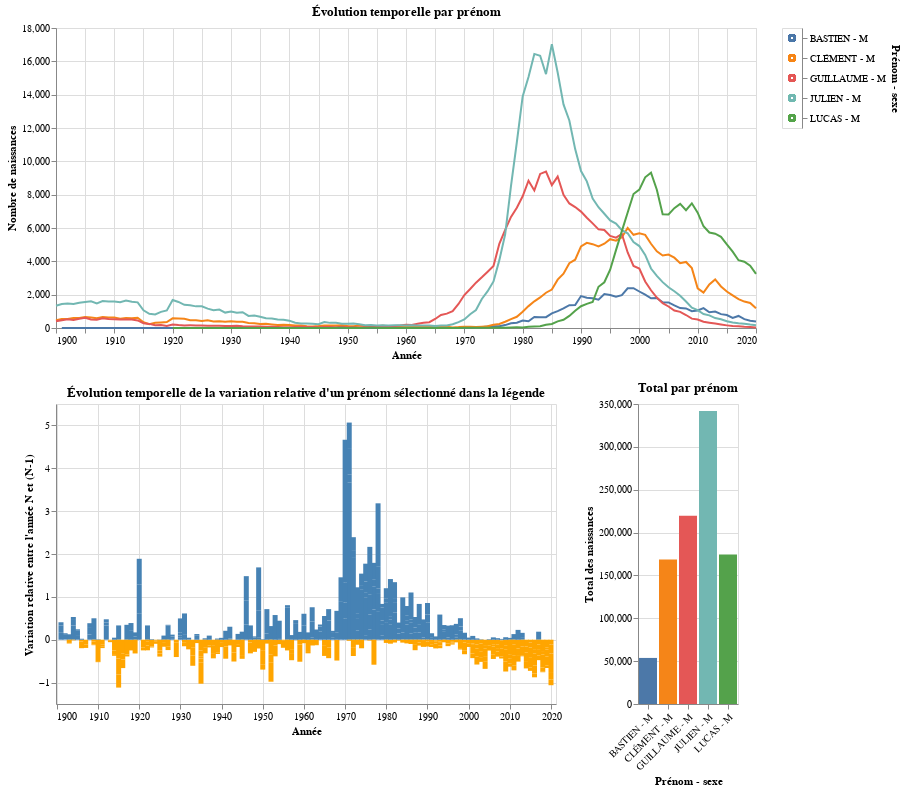

The cell this chart's notebook holds for it:
### Code cell
# names = random.sample(list(df_Q1['preusuel'].unique()), k=10)
names = ['Guillaume - M', 'Bastien - M', 'Clément - M', 'Julien - M', 'Lucas - M']
names = [name.upper() for name in names]


df_chart_1 = df_Q1.loc[df_Q1['new_name'].isin(names), :]

selection_1 = alt.selection_multi(fields=['new_name'])
input_dropdown_2 = alt.binding_select(options=names, name='new_name')
selection_2 = alt.selection_single(fields=['new_name'], bind=input_dropdown_2)
color_1 = alt.condition(selection_1,
                      alt.Color('new_name:N', legend=None),
                      alt.value('lightgray'))
annee_selection = alt.selection_interval(encodings=['x'])



chart_1 = alt.Chart(df_chart_1, title='Évolution temporelle par prénom').mark_line().encode(
    x=alt.X('annais:T', axis=alt.Axis(title='Année')), 
    y=alt.Y('nombre:Q', axis=alt.Axis(title='Nombre de naissances')),
    color=color_1).properties(width=700
                             ).add_selection(annee_selection
               )

legend_1 = alt.Chart(df_chart_1).mark_point().encode(
    y=alt.Y('new_name:N', axis=alt.Axis(orient='right', title='Prénom - sexe')),
    color=color_1
).add_selection(
    selection_1
)


chart_2 = alt.Chart(df_chart_1, title="Évolution temporelle de la variation relative d'un prénom sélectionné dans la légende"
                   ).mark_bar().encode(
    x=alt.X("annais:T", axis=alt.Axis(title='Année')),
    y=alt.Y("diff:Q", axis=alt.Axis(title="Variation relative entre l'année N et (N-1)")),
    color=alt.condition(
        alt.datum.diff > 0,
        alt.value("steelblue"), 
        alt.value("orange") 
    )
).properties(width=500).add_selection(
    selection_1
).transform_filter(
    selection_1
).add_selection(
    annee_selection
)


chart_3 = alt.Chart(df_chart_1, title='Total par prénom').mark_bar().encode(
    x=alt.X('new_name:N', axis=alt.Axis(title='Prénom - sexe', labelAngle=-45)),
    y=alt.Y('sum(nombre):Q', axis=alt.Axis(title='Total des naissances'), stack='zero'),
    color=color_1
).transform_filter(
    annee_selection | selection_1
)


(chart_1 |legend_1) & (chart_2 | (chart_3))

### Figure 1 — Vega-Lite specification as saved in the notebook (floating-point values rounded to 4 significant figures; data arrays with more than 128 entries replaced by an {"elided": "..."} marker saying what was removed)
{"config": {"view": {"continuousWidth": 400, "continuousHeight": 300}}, "vconcat": [{"hconcat": [{"mark": "line", "encoding": {"color": {"condition": {"field": "new_name", "legend": null, "type": "nominal", "selection": "selector001"}, "value": "lightgray"}, "x": {"axis": {"title": "Année"}, "field": "annais", "type": "temporal"}, "y": {"axis": {"title": "Nombre de naissances"}, "field": "nombre", "type": "quantitative"}}, "selection": {"selector003": {"type": "interval", "encodings": ["x"]}}, "title": "Évolution temporelle par prénom", "width": 700}, {"mark": "point", "encoding": {"color": {"condition": {"field": "new_name", "legend": null, "type": "nominal", "selection": "selector001"}, "value": "lightgray"}, "y": {"axis": {"orient": "right", "title": "Prénom - sexe"}, "field": "new_name", "type": "nominal"}}, "selection": {"selector001": {"type": "multi", "fields": ["new_name"]}}}]}, {"hconcat": [{"mark": "bar", "encoding": {"color": {"condition": {"value": "steelblue", "test": "(datum.diff > 0)"}, "value": "orange"}, "x": {"axis": {"title": "Année"}, "field": "annais", "type": "temporal"}, "y": {"axis": {"title": "Variation relative entre l'année N et (N-1)"}, "field": "diff", "type": "quantitative"}}, "selection": {"selector001": {"type": "multi", "fields": ["new_name"]}, "selector003": {"type": "interval", "encodings": ["x"]}}, "title": "Évolution temporelle de la variation relative d'un prénom sélectionné dans la légende", "transform": [{"filter": {"selection": "selector001"}}], "width": 500}, {"mark": "bar", "encoding": {"color": {"condition": {"field": "new_name", "legend": null, "type": "nominal", "selection": "selector001"}, "value": "lightgray"}, "x": {"axis": {"labelAngle": -45, "title": "Prénom - sexe"}, "field": "new_name", "type": "nominal"}, "y": {"aggregate": "sum", "axis": {"title": "Total des naissances"}, "field": "nombre", "stack": "zero", "type": "quantitative"}}, "title": "Total par prénom", "transform": [{"filter": {"selection": {"or": ["selector003", "selector001"]}}}]}]}], "data": {"name": "data-a8a5a6156082f296dcbd6af824265bde"}, "$schema": "https://vega.github.io/schema/vega-lite/v4.17.0.json", "datasets": {"data-a8a5a6156082f296dcbd6af824265bde": {"elided": "498 records"}}}
